Frame 1 (no input): blank canvas, image omitted
Frame 60 (no input): blank canvas, image omitted
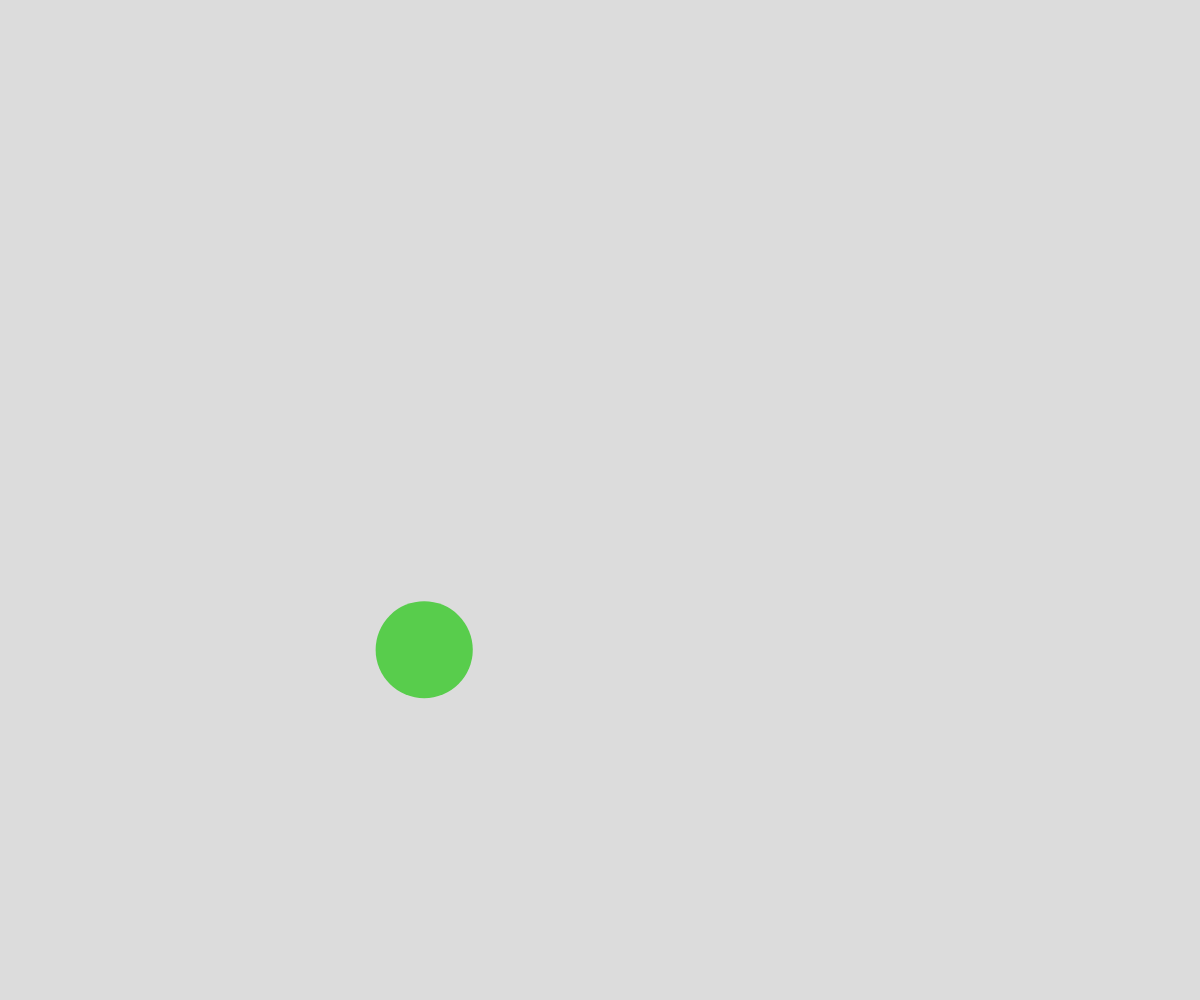
Frame 120 (the mouse pressed at the canvas centre since frame 60)

The p5.js sketch whose frames 1 and 60 were blank and that drew this single picture after the mouse press (run headless with seeded random() and noise() and a simulated clock; from frame 60 on, the mouse is pressed at the canvas centre):

// p5.js sketch
// ── sketch.js
// bouciing balls
// Your Name
// Date
//
// Extra for Experts:
// - describe what you did to take this project "above and beyond"

let ballArray = [];

function setup() {
  createCanvas(windowWidth, windowHeight);
}

function draw() {
  background(220);


  for (let theBall of ballArray){
  //move ball
    theBall.x += theBall.dx;
    theBall.y += theBall.dy;

    //bounce if needed
    if(theBall.x > width - theBall.radius|| theBall.x < 0 + theBall.radius){
      theBall.dx *= -1;
    }

    if(theBall.y > height - theBall.radius|| theBall.y < 0 + theBall.radius){
      theBall.dy *= -1;
    }

    //show ball
    noStroke();
    fill(theBall.red, theBall.green, theBall.blue);
    circle(theBall.x, theBall.y, theBall.radius*2);
    
  }
}

function spawnBall(theX, theY){
  let theBall = {
    x: theX,
    y: theY,
    radius: random(20,60),
    dx: random(-5,5),
    dy: random(-5,5),
    red: random(255),
    green: random(255),
    blue: random(255),
  };

  ballArray.push(theBall);

}

function mousePressed(){

  spawnBall(mouseX, mouseY);
}
